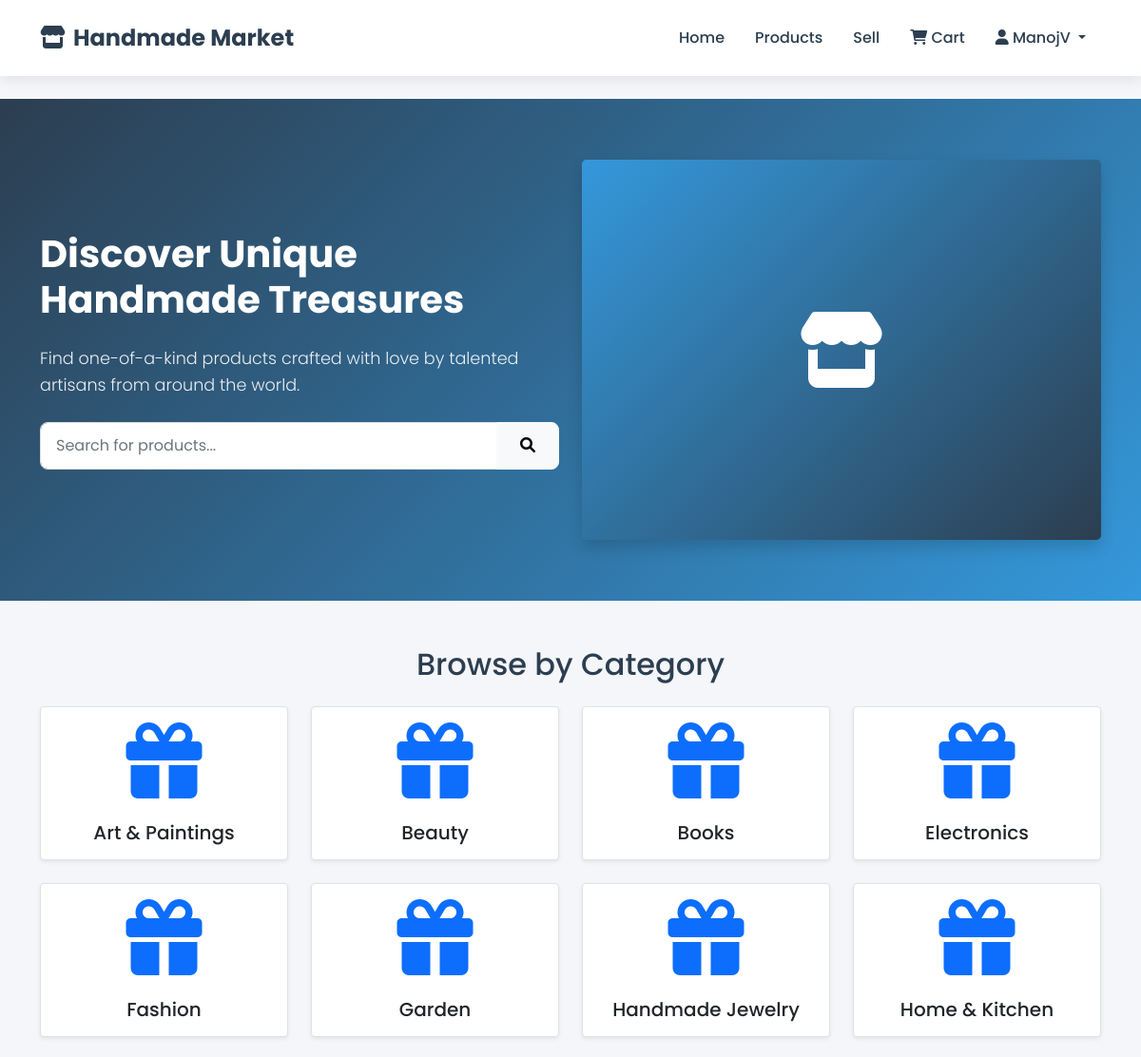
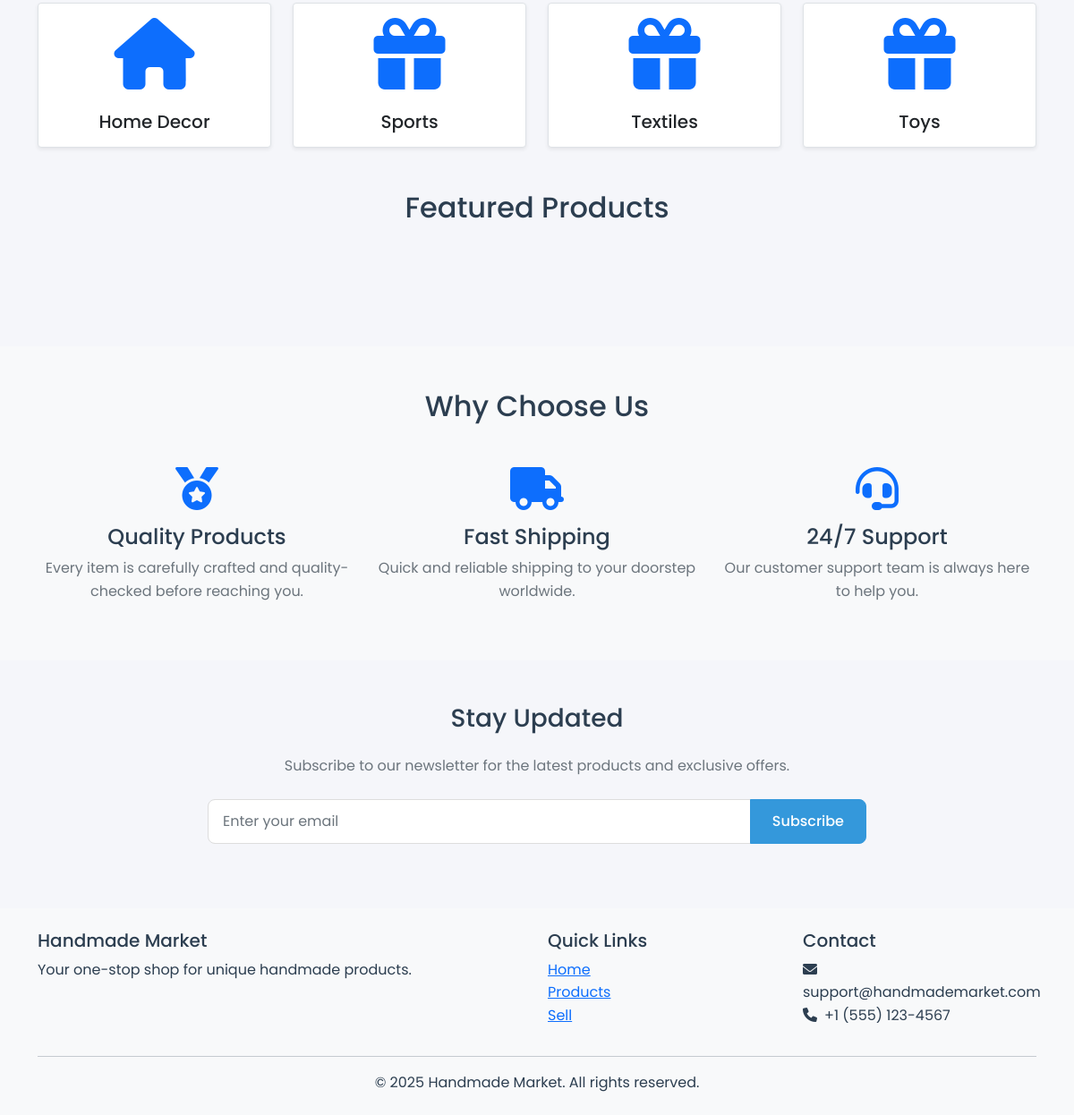
The page / (signed in) on the database its author committed (2 pictures, top to bottom).
### marketplace/models.py (models this page shows, shortened)
class Category(models.Model):
    name = models.CharField(max_length=100, unique=True)
    description = models.TextField(blank=True)
    image = models.ImageField(upload_to='categories/', blank=True, null=True)
    created_at = models.DateTimeField(auto_now_add=True)
    updated_at = models.DateTimeField(auto_now=True)
    class Meta:
        verbose_name_plural = 'Categories'
        ordering = ['name']

### marketplace/views.py (the view)
# urls.py: 2. Add a URL to urlpatterns:  path('', views.home, name='home')
def home(request):
    products = Product.objects.filter(is_active=True).order_by('-created_at')[:8]
    categories = Category.objects.only('id', 'name').all()
    search_form = ProductSearchForm()
    context = {
        'products': products,
        'categories': categories,
        'search_form': search_form,
    }
    return render(request, 'marketplace/home.html', context)

### marketplace/forms.py
class ProductSearchForm(forms.Form):
    query = forms.CharField(required=False, widget=forms.TextInput(attrs={'placeholder': 'Search products...'}))
    category = forms.ModelChoiceField(queryset=None, required=False)
    min_price = forms.DecimalField(required=False, min_value=0)
    max_price = forms.DecimalField(required=False, min_value=0)
    def __init__(self, *args, **kwargs):
        super().__init__(*args, **kwargs)
        from .models import Category
        self.fields['category'].queryset = Category.objects.all()

### templates/marketplace/home.html (shortened to what this page needs)
{% extends 'base.html' %}
{% load static %}
{% block content %}
<section class="hero-section">
    <div class="container">
        <div class="row align-items-center">
            <div class="col-lg-6">
                <h1 class="display-4 fw-bold mb-4">Discover Unique Handmade Treasures</h1>
                <p class="lead mb-4">Find one-of-a-kind products crafted with love by talented artisans from around the world.</p>
                <form action="{% url 'marketplace:product_list' %}" method="get" class="search-bar">
                    <div class="input-group">
                        <input type="text" name="q" class="form-control" placeholder="Search for products...">
                        <button class="btn btn-light" type="submit">
                            <i class="fas fa-search"></i>
                        </button>
                    </div>
                </form>
            </div>
            <div class="col-lg-6 d-none d-lg-block">
                <div class="hero-image-placeholder rounded-3 shadow" style="background: linear-gradient(135deg, #3498db, #2c3e50); height: 400px; display: flex; align-items: center; justify-content: center;">
                    <i class="fas fa-store fa-5x text-white"></i>
                </div>
            </div>
        </div>
    </div>
</section>
<section class="mb-5">
    <div class="container">
        <h2 class="text-center mb-4">Browse by Category</h2>
        <div class="row g-4">
            {% for category in categories %}
            <div class="col-6 col-md-3">
                <a href="{% url 'marketplace:product_list' %}?category={{ category.id }}" class="text-decoration-none">
                    <div class="category-card h-100 p-3 text-center border rounded shadow-sm">
                        <div class="category-icon mb-3">
                            {% if category.name == 'Jewelry' %}
                            <i class="fas fa-gem fa-2x text-primary"></i>
                            {% elif category.name == 'Home Decor' %}
                            <i class="fas fa-home fa-2x text-primary"></i>
                            {% elif category.name == 'Clothing' %}
                            <i class="fas fa-tshirt fa-2x text-primary"></i>
                            {% elif category.name == 'Art' %}
                            <i class="fas fa-palette fa-2x text-primary"></i>
                            {% elif category.name == 'Accessories' %}
                            <i class="fas fa-glasses fa-2x text-primary"></i>
                            {% else %}
                            <i class="fas fa-gift fa-2x text-primary"></i>
                            {% endif %}
                        </div>
                        <h5 class="mb-0 text-dark">{{ category.name }}</h5>
                    </div>
                </a>
            </div>
            {% endfor %}
        </div>
    </div>
</section>
<section class="mb-5">
    <div class="container">
        <h2 class="text-center mb-4">Featured Products</h2>
        <div class="product-grid">
        </div>
    </div>
</section>
<section class="mb-5 py-5 bg-light">
    <div class="container">
        <h2 class="text-center mb-5">Why Choose Us</h2>
        <div class="row g-4">
            <div class="col-md-4">
                <div class="text-center">
                    <i class="fas fa-medal fa-3x text-primary mb-3"></i>
                    <h4>Quality Products</h4>
                    <p class="text-muted">Every item is carefully crafted and quality-checked before reaching you.</p>
                </div>
            </div>
            <div class="col-md-4">
                <div class="text-center">
                    <i class="fas fa-truck fa-3x text-primary mb-3"></i>
                    <h4>Fast Shipping</h4>
                    <p class="text-muted">Quick and reliable shipping to your doorstep worldwide.</p>
                </div>
            </div>
            <div class="col-md-4">
                <div class="text-center">
                    <i class="fas fa-headset fa-3x text-primary mb-3"></i>
                    <h4>24/7 Support</h4>
                    <p class="text-muted">Our customer support team is always here to help you.</p>
                </div>
            </div>
        </div>
    </div>
</section>
<section class="mb-5">
    <div class="container">
        <div class="row justify-content-center">
            <div class="col-md-8 text-center">
                <h3 class="mb-4">Stay Updated</h3>
                <p class="text-muted mb-4">Subscribe to our newsletter for the latest products and exclusive offers.</p>
                <form class="newsletter-form">
                    <div class="input-group">
                        <input type="email" class="form-control" placeholder="Enter your email">
                        <button class="btn btn-primary" type="submit">Subscribe</button>
                    </div>
                </form>
            </div>
        </div>
    </div>
</section>
{% endblock %}

### templates/base.html (shortened to what this page needs)
{% load static %}
<!DOCTYPE html>
<html lang="en">
<head>
    <link href="https://cdn.jsdelivr.net/npm/bootstrap@5.1.3/dist/css/bootstrap.min.css" rel="stylesheet">
    <link rel="stylesheet" href="https://cdnjs.cloudflare.com/ajax/libs/font-awesome/6.0.0/css/all.min.css">
    <link rel="stylesheet" href="{% static 'css/style.css' %}">
</head>
<body>
    <nav class="navbar navbar-expand-lg navbar-light sticky-top">
        <div class="container">
            <a class="navbar-brand" href="{% url 'marketplace:home' %}">
                <i class="fas fa-store me-2"></i>Handmade Market
            </a>
            <div class="collapse navbar-collapse" id="navbarNav">
                <ul class="navbar-nav ms-auto">
                    <li class="nav-item">
                        <a class="nav-link" href="{% url 'marketplace:home' %}">Home</a>
                    </li>
                    <li class="nav-item">
                        <a class="nav-link" href="{% url 'marketplace:product_list' %}">Products</a>
                    </li>
                    {% if user.is_authenticated %}
                        <li class="nav-item">
                            <a class="nav-link" href="{% url 'marketplace:sell_product' %}">Sell</a>
                        </li>
                        <li class="nav-item">
                            <a class="nav-link" href="{% url 'marketplace:cart' %}">
                                <i class="fas fa-shopping-cart"></i>
                                Cart
                            </a>
                        </li>
                        <li class="nav-item dropdown">
                            <a class="nav-link dropdown-toggle" href="#" id="navbarDropdown" role="button" data-bs-toggle="dropdown">
                                <i class="fas fa-user"></i>
                                {{ user.username }}
                            </a>
                        </li>
                    {% endif %}
                </ul>
            </div>
        </div>
    </nav>
    <main class="py-4">
        {% block content %}{% endblock %}
    </main>
    <footer class="bg-light py-4 mt-auto">
        <div class="container">
            <div class="row">
                <div class="col-md-6">
                    <h5>Handmade Market</h5>
                    <p>Your one-stop shop for unique handmade products.</p>
                </div>
                <div class="col-md-3">
                    <h5>Quick Links</h5>
                    <ul class="list-unstyled">
                        <li><a href="{% url 'marketplace:home' %}">Home</a></li>
                        <li><a href="{% url 'marketplace:product_list' %}">Products</a></li>
                        <li><a href="{% url 'marketplace:sell_product' %}">Sell</a></li>
                    </ul>
                </div>
                <div class="col-md-3">
                    <h5>Contact</h5>
                    <ul class="list-unstyled">
                        <li><i class="fas fa-envelope me-2"></i>support@handmademarket.com</li>
                        <li><i class="fas fa-phone me-2"></i>+1 (555) 123-4567</li>
                    </ul>
                </div>
            </div>
            <hr>
            <div class="text-center">
                <p class="mb-0">&copy; {% now "Y" %} Handmade Market. All rights reserved.</p>
            </div>
        </div>
    </footer>
</body>
</html>

### static/css/style.css (style rules this page uses)
:root { --primary-color: #2c3e50; --secondary-color: #3498db; --accent-color: #e74c3c; --text-color: #2c3e50; --light-gray: #f8f9fa; --border-radius: 8px; --box-shadow: 0 2px 15px rgba(0, 0, 0, 0.1); --transition: all 0.3s ease; }
body { font-family: 'Poppins', sans-serif; color: var(--text-color); line-height: 1.6; background-color: #f5f6fa; }
.navbar { background-color: white; box-shadow: var(--box-shadow); padding: 1rem 0; }
.navbar-brand { font-weight: 700; color: var(--primary-color) !important; font-size: 1.5rem; }
.nav-link { color: var(--text-color) !important; font-weight: 500; transition: var(--transition); padding: 0.5rem 1rem !important; }
.hero-section { background: linear-gradient(135deg, var(--primary-color), var(--secondary-color)); color: white; padding: 4rem 0; margin-bottom: 3rem; }
.hero-section h1 { font-size: 2.5rem; font-weight: 700; margin-bottom: 1rem; }
.hero-section p { font-size: 1.1rem; opacity: 0.9; }
.category-card { text-align: center; padding: 1.5rem; background: white; border-radius: var(--border-radius); transition: var(--transition); }
.category-icon { font-size: 2.5rem; color: var(--secondary-color); margin-bottom: 1rem; }
.btn { padding: 0.6rem 1.5rem; border-radius: var(--border-radius); font-weight: 500; transition: var(--transition); }
.btn-primary { background-color: var(--secondary-color); border-color: var(--secondary-color); }
.form-control { border-radius: var(--border-radius); padding: 0.75rem 1rem; border: 1px solid #ddd; transition: var(--transition); }
.product-grid { display: grid; grid-template-columns: repeat(auto-fill, minmax(250px, 1fr)); gap: 2rem; padding: 2rem 0; }

### rows shown on the page
Category: name "Art & Paintings"
Category: name "Beauty"
Category: name "Books"
Category: name "Electronics"
Category: name "Fashion"
Category: name "Garden"
Category: name "Handmade Jewelry"
Category: name "Home & Kitchen"
Category: name "Home Decor"
Category: name "Sports"
Category: name "Textiles"
Category: name "Toys"

### other values the page prints
{{ user.username }} "ManojV"
